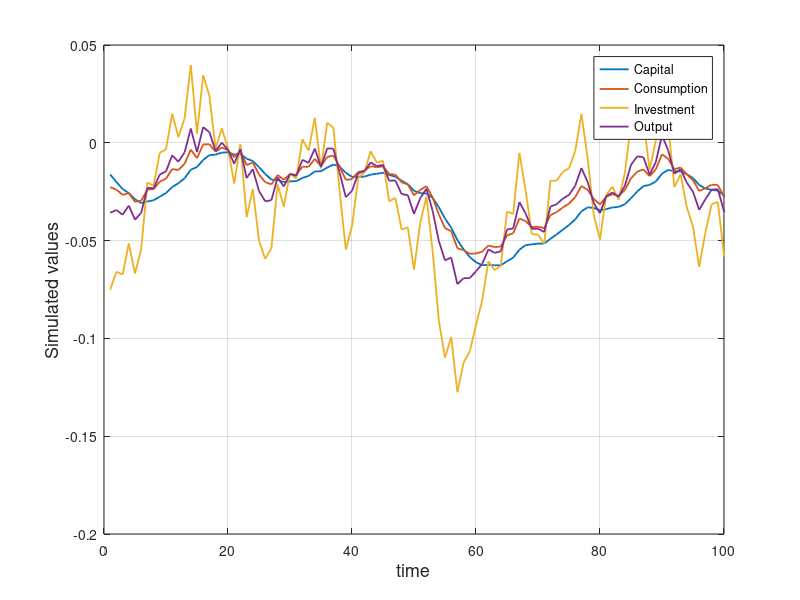
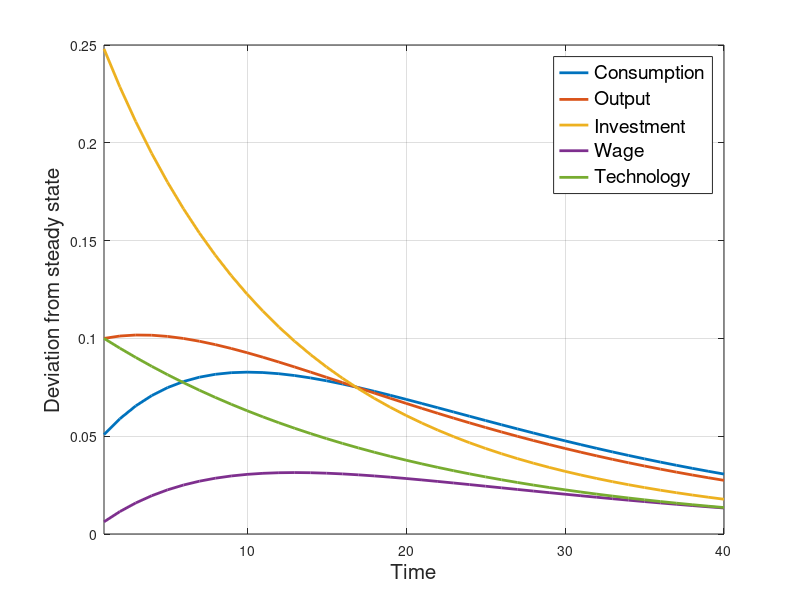

These figures' MATLAB source, in order: (Note: this script raises an error after producing the figures.)
% Impulse response for inelastic labor supply model 
% Econ 210C HW2
% Minki Kim

clear;
clc;

% Setting parameters
alpha = 0.33;
delta = 0.076;
betaa = 0.976;
rho = 0.95;
sigma_epsilon = 0.007; % To set std of TFP close to 2.29

y_k = (1/alpha)*(1/betaa + delta - 1);
k_y = 1/y_k;
c_k = y_k - delta;
k_c = 1/c_k;
y_c = y_k/c_k;
c_y = 1/y_c;
i_y = delta*k_y;
y_i = 1/i_y;
c_i = c_y / y_i;

gamma = 1/betaa + 1 - c_k*(1 - betaa*(1-delta))*(alpha - 1);
nu_kk = (gamma - sqrt(gamma^2 - 4/betaa))/2;
nu_kz = (y_c * (1-rho) + (1- betaa*(1-delta))*rho) / (k_c*(1-rho) + k_c*((1/betaa) - nu_kk) - ( 1 - betaa*(1-delta))*(alpha-1))   ;

nu_ck = k_c*(1/betaa - nu_kk);
nu_cz = y_c - k_c*nu_kz;

% Simluating the model 
simul_length = 1000;
rng(425);

epsilon_simul = normrnd(0,sigma_epsilon,[simul_length,1]);
z_simul = zeros(simul_length,1);
k_simul = zeros(simul_length,1);
c_simul = zeros(simul_length,1);
i_simul = zeros(simul_length,1);
y_simul = zeros(simul_length,1);

for i = 2:1000
    z_simul(i) = rho*z_simul(i-1) + epsilon_simul(i);
    k_simul(i) = nu_kk*k_simul(i-1) + nu_kz*z_simul(i);
    c_simul(i) = nu_ck*k_simul(i-1) + nu_cz*z_simul(i);
    i_simul(i) = k_simul(i)/delta - ((1-delta)/delta)*k_simul(i-1);
    y_simul(i) = c_y*c_simul(i) + i_y*i_simul(i);
end

FigHandle = figure('Position', [250, 300, 1200, 400]); set(0,'defaultlinelinewidth',1.3);
plot(k_simul(400:500)); hold on; plot(c_simul(400:500)); hold on; plot(i_simul(400:500)); hold on; plot(y_simul(400:500));
ylabel('Simulated values','FontSize',13); xlabel('time','FontSize',13); legend('Capital','Consumption','Investment','Output','Location','northeast'); xlim([0 100]); grid on;

format short;
disp(['Standard deviation of TFP is ', num2str(std(z_simul))]);
disp(['Standard deviation of output is ', num2str(std(y_simul))]);
disp(['Standard deviation of consumption is ', num2str(std(c_simul))]);
disp(['Standard deviation of investment is ', num2str(std(i_simul))]);

% Impulse response
epsilon_path = zeros(40,1);
epsilon_path(1) = 0.1;
z_path = zeros(40,1);
z_path(1) = 0.1;

c_path = zeros(40,1);
k_path = zeros(40,1);
i_path = zeros(40,1);
y_path = zeros(40,1);
w_path = zeros(40,1);

c_path(1) = nu_cz*z_path(1);
k_path(1) = nu_kz*z_path(1);
y_path(1) = z_path(1);
i_path(1) = k_path(1)/delta;
w_path(1) = alpha*k_path(1);


for i = 2:40
    z_path(i) = rho*z_path(i-1) + epsilon_path(i);
    k_path(i) = nu_kk*k_path(i-1) + nu_kz*z_path(i);
    c_path(i) = nu_ck*k_path(i-1) + nu_cz*z_path(i);
    i_path(i) = k_path(i)/delta - ((1-delta)/delta)*k_path(i-1);
    y_path(i) = c_y*c_path(i) + i_y*i_path(i);
    w_path(i) = alpha*k_path(i);
end

FigHandle = figure('Position', [250, 300, 1000, 400]); set(0,'defaultlinelinewidth',2);
plot(c_path); hold on; plot(y_path); hold on; plot(i_path); hold on; plot(w_path); hold on; plot(z_path);
ylabel('Deviation from steady state','FontSize',15); xlabel('Time','FontSize',15); 
legend({'Consumption','Output','Investment','Wage','Technology'},'FontSize',14,'Location','northeast'); xlim([1 40]); grid on;

% Comparing with dynare IRF

dynare Minki_dynare.mod
dynare_output = oo_.irfs;
save dynare_output dynare_output;

load dynare_output;
FigHandle = figure('Position', [250, 300, 1000, 800]); set(0,'defaultlinelinewidth',2);
subplot(2,2,1); plot(dynare_output.y_epsilon, '--rx'); hold on; plot(y_path, '--b'); title('Output','FontSize',20); legend({'Dynare IRF','Simulation IRF'},'FontSize',15);
subplot(2,2,2); plot(dynare_output.c_epsilon, '--rx'); hold on; plot(c_path, '--b'); title('Consumption','FontSize',20); legend({'Dynare IRF','Simulation IRF'},'FontSize',15);
subplot(2,2,3); plot(dynare_output.i_epsilon, '--rx'); hold on; plot(i_path, '--b'); title('Investment','FontSize',20); legend({'Dynare IRF','Simulation IRF'},'FontSize',15);
subplot(2,2,4); plot(dynare_output.w_epsilon, '--rx'); hold on; plot(w_path, '--b'); title('Wage','FontSize',20); legend({'Dynare IRF','Simulation IRF'},'FontSize',15);




